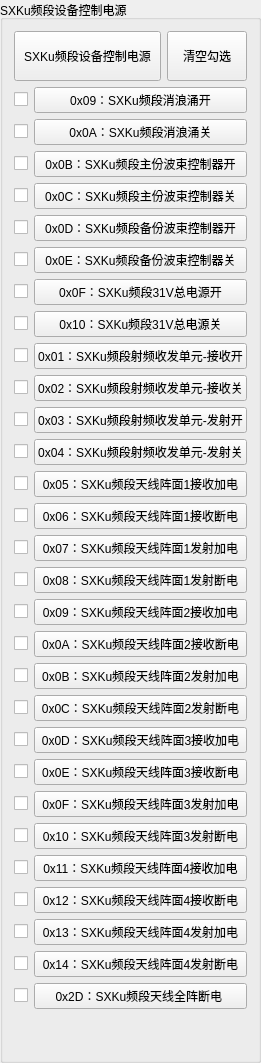
    <widget class="QGroupBox" name="groupBox_5">
     <property name="title">
      <string>SXKu频段设备控制电源</string>
     </property>
     <layout class="QVBoxLayout" name="verticalLayout">
      <item>
       <layout class="QHBoxLayout" name="horizontalLayout_94">
        <item>
         <widget class="QPushButton" name="pushButton_CAN_SUM_2">
          <property name="minimumSize">
           <size>
            <width>0</width>
            <height>50</height>
           </size>
          </property>
          <property name="styleSheet">
           <string notr="true"/>
          </property>
          <property name="text">
           <string>SXKu频段设备控制电源</string>
          </property>
         </widget>
        </item>
        <item>
         <widget class="QPushButton" name="pushButton_Clear_CAN_2">
          <property name="sizePolicy">
           <sizepolicy hsizetype="Fixed" vsizetype="Fixed">
            <horstretch>0</horstretch>
            <verstretch>0</verstretch>
           </sizepolicy>
          </property>
          <property name="minimumSize">
           <size>
            <width>0</width>
            <height>50</height>
           </size>
          </property>
          <property name="styleSheet">
           <string notr="true"/>
          </property>
          <property name="text">
           <string>清空勾选</string>
          </property>
         </widget>
        </item>
       </layout>
      </item>
      <item>
       <layout class="QHBoxLayout" name="horizontalLayout_12">
        <item>
         <widget class="QCheckBox" name="checkBox_OC_0x09">
          <property name="sizePolicy">
           <sizepolicy hsizetype="Fixed" vsizetype="Fixed">
            <horstretch>0</horstretch>
            <verstretch>0</verstretch>
           </sizepolicy>
          </property>
          <property name="text">
           <string/>
          </property>
         </widget>
        </item>
        <item>
         <widget class="QPushButton" name="pushButton_9">
          <property name="styleSheet">
           <string notr="true"/>
          </property>
          <property name="text">
           <string>0x09：SXKu频段消浪涌开</string>
          </property>
         </widget>
        </item>
       </layout>
      </item>
      <item>
       <layout class="QHBoxLayout" name="horizontalLayout_13">
        <item>
         <widget class="QCheckBox" name="checkBox_OC_0x0A">
          <property name="sizePolicy">
           <sizepolicy hsizetype="Fixed" vsizetype="Fixed">
            <horstretch>0</horstretch>
            <verstretch>0</verstretch>
           </sizepolicy>
          </property>
          <property name="text">
           <string/>
          </property>
         </widget>
        </item>
        <item>
         <widget class="QPushButton" name="pushButton_10">
          <property name="styleSheet">
           <string notr="true"/>
          </property>
          <property name="text">
           <string>0x0A：SXKu频段消浪涌关</string>
          </property>
         </widget>
        </item>
       </layout>
      </item>
      <item>
       <layout class="QHBoxLayout" name="horizontalLayout_14">
        <item>
         <widget class="QCheckBox" name="checkBox_OC_0x0B">
          <property name="sizePolicy">
           <sizepolicy hsizetype="Fixed" vsizetype="Fixed">
            <horstretch>0</horstretch>
            <verstretch>0</verstretch>
           </sizepolicy>
          </property>
          <property name="text">
           <string/>
          </property>
         </widget>
        </item>
        <item>
         <widget class="QPushButton" name="pushButton_11">
          <property name="styleSheet">
           <string notr="true"/>
          </property>
          <property name="text">
           <string>0x0B：SXKu频段主份波束控制器开</string>
          </property>
         </widget>
        </item>
       </layout>
      </item>
      <item>
       <layout class="QHBoxLayout" name="horizontalLayout_15">
        <item>
         <widget class="QCheckBox" name="checkBox_OC_0x0C">
          <property name="sizePolicy">
           <sizepolicy hsizetype="Fixed" vsizetype="Fixed">
            <horstretch>0</horstretch>
            <verstretch>0</verstretch>
           </sizepolicy>
          </property>
          <property name="text">
           <string/>
          </property>
         </widget>
        </item>
        <item>
         <widget class="QPushButton" name="pushButton_12">
          <property name="styleSheet">
           <string notr="true"/>
          </property>
          <property name="text">
           <string>0x0C：SXKu频段主份波束控制器关</string>
          </property>
         </widget>
        </item>
       </layout>
      </item>
      <item>
       <layout class="QHBoxLayout" name="horizontalLayout_16">
        <item>
         <widget class="QCheckBox" name="checkBox_OC_0x0D">
          <property name="sizePolicy">
           <sizepolicy hsizetype="Fixed" vsizetype="Fixed">
            <horstretch>0</horstretch>
            <verstretch>0</verstretch>
           </sizepolicy>
          </property>
          <property name="text">
           <string/>
          </property>
         </widget>
        </item>
        <item>
         <widget class="QPushButton" name="pushButton_13">
          <property name="styleSheet">
           <string notr="true"/>
          </property>
          <property name="text">
           <string>0x0D：SXKu频段备份波束控制器开</string>
          </property>
         </widget>
        </item>
       </layout>
      </item>
      <item>
       <layout class="QHBoxLayout" name="horizontalLayout_17">
        <item>
         <widget class="QCheckBox" name="checkBox_OC_0x0E">
          <property name="sizePolicy">
           <sizepolicy hsizetype="Fixed" vsizetype="Fixed">
            <horstretch>0</horstretch>
            <verstretch>0</verstretch>
           </sizepolicy>
          </property>
          <property name="text">
           <string/>
          </property>
         </widget>
        </item>
        <item>
         <widget class="QPushButton" name="pushButton_14">
          <property name="styleSheet">
           <string notr="true"/>
          </property>
          <property name="text">
           <string>0x0E：SXKu频段备份波束控制器关</string>
          </property>
         </widget>
        </item>
       </layout>
      </item>
      <item>
       <layout class="QHBoxLayout" name="horizontalLayout_18">
        <item>
         <widget class="QCheckBox" name="checkBox_OC_0x0F">
          <property name="sizePolicy">
           <sizepolicy hsizetype="Fixed" vsizetype="Fixed">
            <horstretch>0</horstretch>
            <verstretch>0</verstretch>
           </sizepolicy>
          </property>
          <property name="text">
           <string/>
          </property>
         </widget>
        </item>
        <item>
         <widget class="QPushButton" name="pushButton_15">
          <property name="styleSheet">
           <string notr="true"/>
          </property>
          <property name="text">
           <string>0x0F：SXKu频段31V总电源开</string>
          </property>
         </widget>
        </item>
       </layout>
      </item>
      <item>
       <layout class="QHBoxLayout" name="horizontalLayout_19">
        <item>
         <widget class="QCheckBox" name="checkBox_OC_0x10">
          <property name="sizePolicy">
           <sizepolicy hsizetype="Fixed" vsizetype="Fixed">
            <horstretch>0</horstretch>
            <verstretch>0</verstretch>
           </sizepolicy>
          </property>
          <property name="text">
           <string/>
          </property>
         </widget>
        </item>
        <item>
         <widget class="QPushButton" name="pushButton_16">
          <property name="styleSheet">
           <string notr="true"/>
          </property>
          <property name="text">
           <string>0x10：SXKu频段31V总电源关</string>
          </property>
         </widget>
        </item>
       </layout>
      </item>
      <item>
       <layout class="QHBoxLayout" name="horizontalLayout_48">
        <item>
         <widget class="QCheckBox" name="checkBox_CAN_0x01">
          <property name="sizePolicy">
           <sizepolicy hsizetype="Fixed" vsizetype="Fixed">
            <horstretch>0</horstretch>
            <verstretch>0</verstretch>
           </sizepolicy>
          </property>
          <property name="text">
           <string/>
          </property>
         </widget>
        </item>
        <item>
         <widget class="QPushButton" name="pushButton_CAN_1">
          <property name="styleSheet">
           <string notr="true"/>
          </property>
          <property name="text">
           <string>0x01：SXKu频段射频收发单元-接收开</string>
          </property>
         </widget>
        </item>
       </layout>
      </item>
      <item>
       <layout class="QHBoxLayout" name="horizontalLayout_49">
        <item>
         <widget class="QCheckBox" name="checkBox_CAN_0x02">
          <property name="sizePolicy">
           <sizepolicy hsizetype="Fixed" vsizetype="Fixed">
            <horstretch>0</horstretch>
            <verstretch>0</verstretch>
           </sizepolicy>
          </property>
          <property name="text">
           <string/>
          </property>
         </widget>
        </item>
        <item>
         <widget class="QPushButton" name="pushButton_CAN_2">
          <property name="styleSheet">
           <string notr="true"/>
          </property>
          <property name="text">
           <string>0x02：SXKu频段射频收发单元-接收关</string>
          </property>
         </widget>
        </item>
       </layout>
      </item>
      <item>
       <layout class="QHBoxLayout" name="horizontalLayout_50">
        <item>
         <widget class="QCheckBox" name="checkBox_CAN_0x03">
          <property name="sizePolicy">
           <sizepolicy hsizetype="Fixed" vsizetype="Fixed">
            <horstretch>0</horstretch>
            <verstretch>0</verstretch>
           </sizepolicy>
          </property>
          <property name="text">
           <string/>
          </property>
         </widget>
        </item>
        <item>
         <widget class="QPushButton" name="pushButton_CAN_3">
          <property name="styleSheet">
           <string notr="true"/>
          </property>
          <property name="text">
           <string>0x03：SXKu频段射频收发单元-发射开</string>
          </property>
         </widget>
        </item>
       </layout>
      </item>
      <item>
       <layout class="QHBoxLayout" name="horizontalLayout_51">
        <item>
         <widget class="QCheckBox" name="checkBox_CAN_0x04">
          <property name="sizePolicy">
           <sizepolicy hsizetype="Fixed" vsizetype="Fixed">
            <horstretch>0</horstretch>
            <verstretch>0</verstretch>
           </sizepolicy>
          </property>
          <property name="text">
           <string/>
          </property>
         </widget>
        </item>
        <item>
         <widget class="QPushButton" name="pushButton_CAN_4">
          <property name="styleSheet">
           <string notr="true"/>
          </property>
          <property name="text">
           <string>0x04：SXKu频段射频收发单元-发射关</string>
          </property>
         </widget>
        </item>
       </layout>
      </item>
      <item>
       <layout class="QHBoxLayout" name="horizontalLayout_52">
        <item>
         <widget class="QCheckBox" name="checkBox_CAN_0x05">
          <property name="sizePolicy">
           <sizepolicy hsizetype="Fixed" vsizetype="Fixed">
            <horstretch>0</horstretch>
            <verstretch>0</verstretch>
           </sizepolicy>
          </property>
          <property name="text">
           <string/>
          </property>
         </widget>
        </item>
        <item>
         <widget class="QPushButton" name="pushButton_CAN_5">
          <property name="styleSheet">
           <string notr="true"/>
          </property>
          <property name="text">
           <string>0x05：SXKu频段天线阵面1接收加电</string>
          </property>
         </widget>
        </item>
       </layout>
      </item>
      <item>
       <layout class="QHBoxLayout" name="horizontalLayout_53">
        <item>
         <widget class="QCheckBox" name="checkBox_CAN_0x06">
          <property name="sizePolicy">
           <sizepolicy hsizetype="Fixed" vsizetype="Fixed">
            <horstretch>0</horstretch>
            <verstretch>0</verstretch>
           </sizepolicy>
          </property>
          <property name="text">
           <string/>
          </property>
         </widget>
        </item>
        <item>
         <widget class="QPushButton" name="pushButton_CAN_6">
          <property name="styleSheet">
           <string notr="true"/>
          </property>
          <property name="text">
           <string>0x06：SXKu频段天线阵面1接收断电</string>
          </property>
         </widget>
        </item>
       </layout>
      </item>
      <item>
       <layout class="QHBoxLayout" name="horizontalLayout_54">
        <item>
         <widget class="QCheckBox" name="checkBox_CAN_0x07">
          <property name="sizePolicy">
           <sizepolicy hsizetype="Fixed" vsizetype="Fixed">
            <horstretch>0</horstretch>
            <verstretch>0</verstretch>
           </sizepolicy>
          </property>
          <property name="text">
           <string/>
          </property>
         </widget>
        </item>
        <item>
         <widget class="QPushButton" name="pushButton_CAN_7">
          <property name="styleSheet">
           <string notr="true"/>
          </property>
          <property name="text">
           <string>0x07：SXKu频段天线阵面1发射加电</string>
          </property>
         </widget>
        </item>
       </layout>
      </item>
      <item>
       <layout class="QHBoxLayout" name="horizontalLayout_55">
        <item>
         <widget class="QCheckBox" name="checkBox_CAN_0x08">
          <property name="sizePolicy">
           <sizepolicy hsizetype="Fixed" vsizetype="Fixed">
            <horstretch>0</horstretch>
            <verstretch>0</verstretch>
           </sizepolicy>
          </property>
          <property name="text">
           <string/>
          </property>
         </widget>
        </item>
        <item>
         <widget class="QPushButton" name="pushButton_CAN_8">
          <property name="styleSheet">
           <string notr="true"/>
          </property>
          <property name="text">
           <string>0x08：SXKu频段天线阵面1发射断电</string>
          </property>
         </widget>
        </item>
       </layout>
      </item>
      <item>
       <layout class="QHBoxLayout" name="horizontalLayout_56">
        <item>
         <widget class="QCheckBox" name="checkBox_CAN_0x09">
          <property name="sizePolicy">
           <sizepolicy hsizetype="Fixed" vsizetype="Fixed">
            <horstretch>0</horstretch>
            <verstretch>0</verstretch>
           </sizepolicy>
          </property>
          <property name="text">
           <string/>
          </property>
         </widget>
        </item>
        <item>
         <widget class="QPushButton" name="pushButton_CAN_9">
          <property name="styleSheet">
           <string notr="true"/>
          </property>
          <property name="text">
           <string>0x09：SXKu频段天线阵面2接收加电</string>
          </property>
         </widget>
        </item>
       </layout>
      </item>
      <item>
       <layout class="QHBoxLayout" name="horizontalLayout_57">
        <item>
         <widget class="QCheckBox" name="checkBox_CAN_0x0A">
          <property name="sizePolicy">
           <sizepolicy hsizetype="Fixed" vsizetype="Fixed">
            <horstretch>0</horstretch>
            <verstretch>0</verstretch>
           </sizepolicy>
          </property>
          <property name="text">
           <string/>
          </property>
         </widget>
        </item>
        <item>
         <widget class="QPushButton" name="pushButton_CAN_10">
          <property name="styleSheet">
           <string notr="true"/>
          </property>
          <property name="text">
           <string>0x0A：SXKu频段天线阵面2接收断电</string>
          </property>
         </widget>
        </item>
       </layout>
      </item>
      <item>
       <layout class="QHBoxLayout" name="horizontalLayout_58">
        <item>
         <widget class="QCheckBox" name="checkBox_CAN_0x0B">
          <property name="sizePolicy">
           <sizepolicy hsizetype="Fixed" vsizetype="Fixed">
            <horstretch>0</horstretch>
            <verstretch>0</verstretch>
           </sizepolicy>
          </property>
          <property name="text">
           <string/>
          </property>
         </widget>
        </item>
        <item>
         <widget class="QPushButton" name="pushButton_CAN_11">
          <property name="styleSheet">
           <string notr="true"/>
          </property>
          <property name="text">
           <string>0x0B：SXKu频段天线阵面2发射加电</string>
          </property>
         </widget>
        </item>
       </layout>
      </item>
      <item>
       <layout class="QHBoxLayout" name="horizontalLayout_59">
        <item>
         <widget class="QCheckBox" name="checkBox_CAN_0x0C">
          <property name="sizePolicy">
           <sizepolicy hsizetype="Fixed" vsizetype="Fixed">
            <horstretch>0</horstretch>
            <verstretch>0</verstretch>
           </sizepolicy>
          </property>
          <property name="text">
           <string/>
          </property>
         </widget>
        </item>
        <item>
         <widget class="QPushButton" name="pushButton_CAN_12">
          <property name="styleSheet">
           <string notr="true"/>
          </property>
          <property name="text">
           <string>0x0C：SXKu频段天线阵面2发射断电</string>
          </property>
         </widget>
        </item>
       </layout>
      </item>
      <item>
       <layout class="QHBoxLayout" name="horizontalLayout_60">
        <item>
         <widget class="QCheckBox" name="checkBox_CAN_0x0D">
          <property name="sizePolicy">
           <sizepolicy hsizetype="Fixed" vsizetype="Fixed">
            <horstretch>0</horstretch>
            <verstretch>0</verstretch>
           </sizepolicy>
          </property>
          <property name="text">
           <string/>
          </property>
         </widget>
        </item>
        <item>
         <widget class="QPushButton" name="pushButton_CAN_13">
          <property name="styleSheet">
           <string notr="true"/>
          </property>
          <property name="text">
           <string>0x0D：SXKu频段天线阵面3接收加电</string>
          </property>
         </widget>
        </item>
       </layout>
      </item>
      <item>
       <layout class="QHBoxLayout" name="horizontalLayout_61">
        <item>
         <widget class="QCheckBox" name="checkBox_CAN_0x0E">
          <property name="sizePolicy">
           <sizepolicy hsizetype="Fixed" vsizetype="Fixed">
            <horstretch>0</horstretch>
            <verstretch>0</verstretch>
           </sizepolicy>
          </property>
          <property name="text">
           <string/>
          </property>
         </widget>
        </item>
        <item>
         <widget class="QPushButton" name="pushButton_CAN_14">
          <property name="styleSheet">
           <string notr="true"/>
          </property>
          <property name="text">
           <string>0x0E：SXKu频段天线阵面3接收断电</string>
          </property>
         </widget>
        </item>
       </layout>
      </item>
      <item>
       <layout class="QHBoxLayout" name="horizontalLayout_62">
        <item>
         <widget class="QCheckBox" name="checkBox_CAN_0x0F">
          <property name="sizePolicy">
           <sizepolicy hsizetype="Fixed" vsizetype="Fixed">
            <horstretch>0</horstretch>
            <verstretch>0</verstretch>
           </sizepolicy>
          </property>
          <property name="text">
           <string/>
          </property>
         </widget>
        </item>
        <item>
         <widget class="QPushButton" name="pushButton_CAN_15">
          <property name="styleSheet">
           <string notr="true"/>
          </property>
          <property name="text">
           <string>0x0F：SXKu频段天线阵面3发射加电</string>
          </property>
         </widget>
        </item>
       </layout>
      </item>
      <item>
       <layout class="QHBoxLayout" name="horizontalLayout_63">
        <item>
         <widget class="QCheckBox" name="checkBox_CAN_0x10">
          <property name="sizePolicy">
           <sizepolicy hsizetype="Fixed" vsizetype="Fixed">
            <horstretch>0</horstretch>
            <verstretch>0</verstretch>
           </sizepolicy>
          </property>
          <property name="text">
           <string/>
          </property>
         </widget>
        </item>
        <item>
         <widget class="QPushButton" name="pushButton_CAN_16">
          <property name="styleSheet">
           <string notr="true"/>
          </property>
          <property name="text">
           <string>0x10：SXKu频段天线阵面3发射断电</string>
          </property>
         </widget>
        </item>
       </layout>
      </item>
      <item>
       <layout class="QHBoxLayout" name="horizontalLayout_64">
        <item>
         <widget class="QCheckBox" name="checkBox_CAN_0x11">
          <property name="sizePolicy">
           <sizepolicy hsizetype="Fixed" vsizetype="Fixed">
            <horstretch>0</horstretch>
            <verstretch>0</verstretch>
           </sizepolicy>
          </property>
          <property name="text">
           <string/>
          </property>
         </widget>
        </item>
        <item>
         <widget class="QPushButton" name="pushButton_CAN_17">
          <property name="styleSheet">
           <string notr="true"/>
          </property>
          <property name="text">
           <string>0x11：SXKu频段天线阵面4接收加电</string>
          </property>
         </widget>
        </item>
       </layout>
      </item>
      <item>
       <layout class="QHBoxLayout" name="horizontalLayout_65">
        <item>
         <widget class="QCheckBox" name="checkBox_CAN_0x12">
          <property name="sizePolicy">
           <sizepolicy hsizetype="Fixed" vsizetype="Fixed">
            <horstretch>0</horstretch>
            <verstretch>0</verstretch>
           </sizepolicy>
          </property>
          <property name="text">
           <string/>
          </property>
         </widget>
        </item>
        <item>
         <widget class="QPushButton" name="pushButton_CAN_18">
          <property name="styleSheet">
           <string notr="true"/>
          </property>
          <property name="text">
           <string>0x12：SXKu频段天线阵面4接收断电</string>
          </property>
         </widget>
        </item>
       </layout>
      </item>
      <item>
       <layout class="QHBoxLayout" name="horizontalLayout_66">
        <item>
         <widget class="QCheckBox" name="checkBox_CAN_0x13">
          <property name="sizePolicy">
           <sizepolicy hsizetype="Fixed" vsizetype="Fixed">
            <horstretch>0</horstretch>
            <verstretch>0</verstretch>
           </sizepolicy>
          </property>
          <property name="text">
           <string/>
          </property>
         </widget>
        </item>
        <item>
         <widget class="QPushButton" name="pushButton_CAN_19">
          <property name="styleSheet">
           <string notr="true"/>
          </property>
          <property name="text">
           <string>0x13：SXKu频段天线阵面4发射加电</string>
          </property>
         </widget>
        </item>
       </layout>
      </item>
      <item>
       <layout class="QHBoxLayout" name="horizontalLayout_67">
        <item>
         <widget class="QCheckBox" name="checkBox_CAN_0x14">
          <property name="sizePolicy">
           <sizepolicy hsizetype="Fixed" vsizetype="Fixed">
            <horstretch>0</horstretch>
            <verstretch>0</verstretch>
           </sizepolicy>
          </property>
          <property name="text">
           <string/>
          </property>
         </widget>
        </item>
        <item>
         <widget class="QPushButton" name="pushButton_CAN_20">
          <property name="styleSheet">
           <string notr="true"/>
          </property>
          <property name="text">
           <string>0x14：SXKu频段天线阵面4发射断电</string>
          </property>
         </widget>
        </item>
       </layout>
      </item>
      <item>
       <layout class="QHBoxLayout" name="horizontalLayout">
        <item>
         <widget class="QCheckBox" name="checkBox_CAN_0x2D">
          <property name="sizePolicy">
           <sizepolicy hsizetype="Fixed" vsizetype="Fixed">
            <horstretch>0</horstretch>
            <verstretch>0</verstretch>
           </sizepolicy>
          </property>
          <property name="text">
           <string/>
          </property>
         </widget>
        </item>
        <item>
         <widget class="QPushButton" name="pushButton_0x2D">
          <property name="styleSheet">
           <string notr="true"/>
          </property>
          <property name="text">
           <string>0x2D：SXKu频段天线全阵断电 </string>
          </property>
         </widget>
        </item>
       </layout>
      </item>
      <item>
       <spacer name="verticalSpacer_3">
        <property name="orientation">
         <enum>Qt::Vertical</enum>
        </property>
        <property name="sizeHint" stdset="0">
         <size>
          <width>20</width>
          <height>40</height>
         </size>
        </property>
       </spacer>
      </item>
     </layout>
    </widget>
